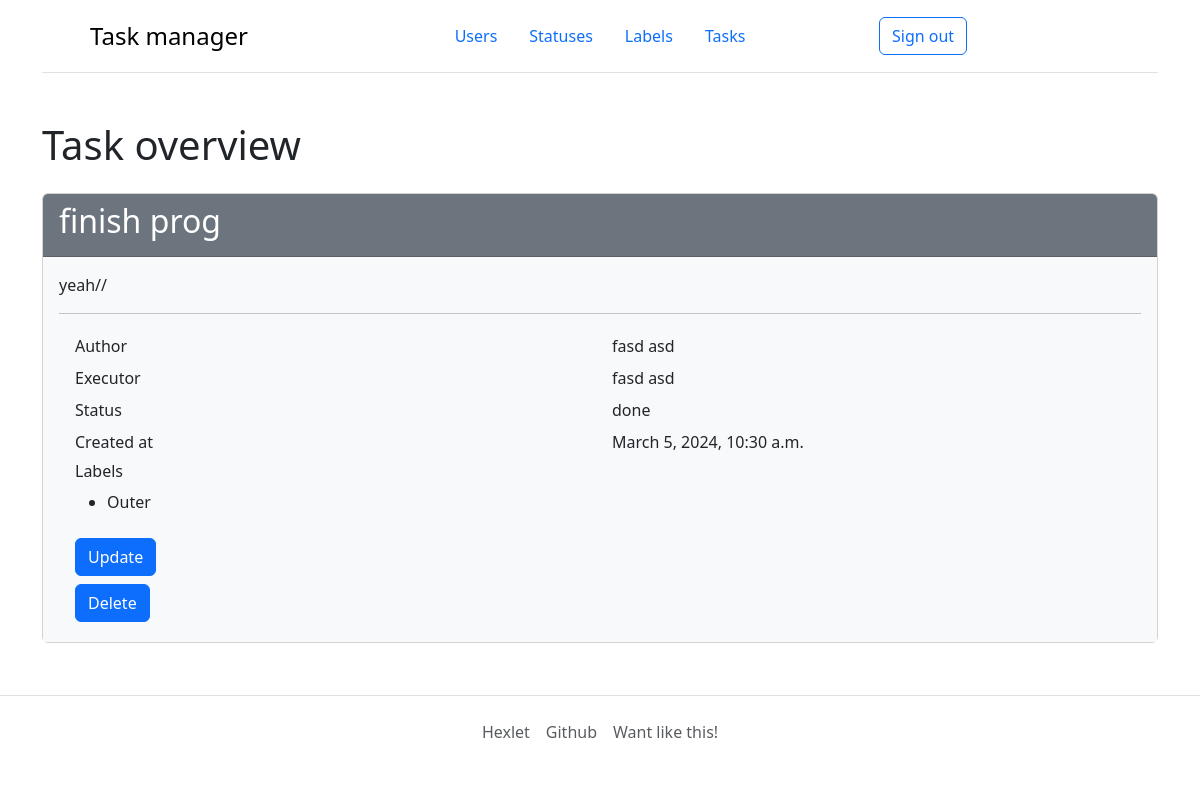
The page /tasks/1/ (signed in) on the database its author committed.
### task_manager/tasks/models.py (models this page shows)
class Task(models.Model):
    name = models.CharField(max_length=255, unique=True)
    description = models.TextField(blank=True)
    author = models.ForeignKey(User, on_delete=models.PROTECT)
    status = models.ForeignKey(Status, on_delete=models.PROTECT)
    label_set = models.ManyToManyField(Label, through='Membership')
    executor = models.ForeignKey(User, on_delete=models.PROTECT, null=True,
                                 blank=True, related_name='tasks_todo')
    created_at = models.DateTimeField(auto_now_add=True)

### task_manager/statuses/models.py (models this page shows, shortened)
class Status(models.Model):
    name = models.CharField(max_length=255, unique=True)
    created_at = models.DateTimeField(auto_now_add=True)

### task_manager/labels/models.py (models this page shows, shortened)
class Label(models.Model):
    name = models.CharField(max_length=255,
                            unique=True)
    created_at = models.DateTimeField(auto_now_add=True)

### task_manager/tasks/views.py (the view)
# urls.py: path('<int:pk>/', TaskDetailView.as_view(), name='tasks_detail'),
class TaskDetailView(LoginRequiredMixin, DetailView):
    model = Task
    template_name = 'tasks/detail.html'
    context_object_name = 'task'

### task_manager/users/models.py (called while the page is built)
def __str__(self):
    return self.get_full_name()

### task_manager/templates/tasks/detail.html (shortened to what this page needs)
{% extends 'basement.html' %}
{% load django_bootstrap5 i18n %}
{% block content %}
<h1 class="my-4">{% trans 'Task overview' %}</h1>
<div class="card">
    <div class="card-header bg-secondary text-white">
        <h2>{{ task.name }}</h2>
    </div>
    <div class="card-body bg-light">
        {% if task.description %}
        <p>{{ task.description}}</p>
        <hr>
        {% endif %}
        <div class="container">
            <div class="row p-1">
                <div class="col">{% trans 'Author' %}</div>
                <div class="col">{{ task.author }}</div>
            </div>
            <div class="row p-1">
                <div class="col">{% trans 'Executor' %}</div>
                <div class="col">{{ task.executor }}</div>
            </div>
            <div class="row p-1">
                <div class="col">{% trans 'Status' %}</div>
                <div class="col">{{ task.status.name }}</div>
            </div>
            <div class="row p-1">
                <div class="col">{% trans 'Created at' %}</div>
                <div class="col">{{ task.created_at }}</div>
            </div>
            <div class="row p-1">
                <div class="col">
                <h6>{% trans 'Labels' %}</h6>
                <ul>
                    {% for label in task.label_set.all %}
                     <li>{{ label.name }}</li>
                    {% endfor %}
                </ul>
                </div>
            </div>
            <div class="row p-1">
                <form action="{% url 'tasks_update' task.pk %}" class="mb-2">
                {% trans 'Update' as button_update %}
                {% bootstrap_button button_type='submit' content=button_update %}
                </form>
                <form action="{% url 'tasks_delete' task.pk %}">
                {% trans 'Delete' as button_delete %}
                {% bootstrap_button button_type='submit' content=button_delete %}
                </form>
            </div>
        </div>
    </div>
</div>
{% endblock %}

### rows shown on the page
Task: name "finish prog", description "yeah//", author "fasd asd", executor "fasd asd", status.name "done", created_at "March 5, 2024, 10:30 a.m."
Label: name "Outer"

### other values the page prints
{{ title_ }} "Task manager"
